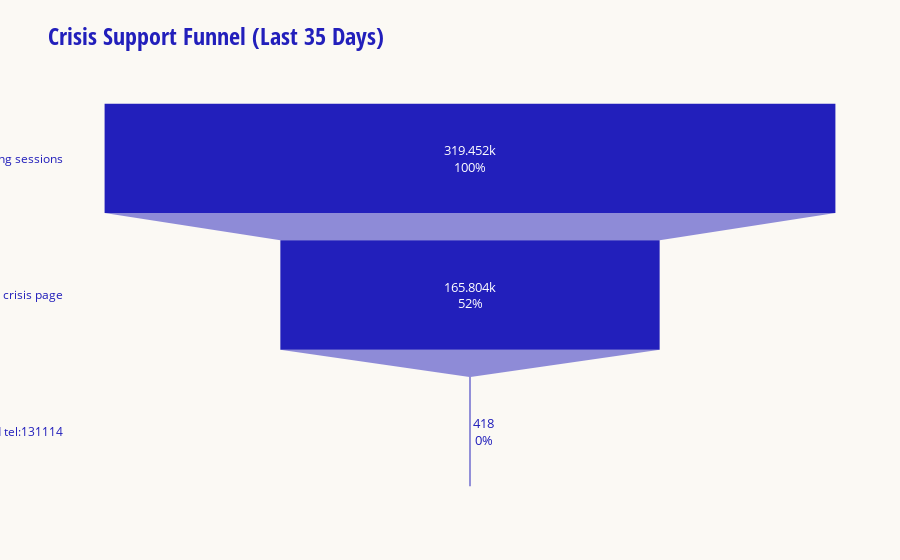

The notebook cell saved with this chart:
### Code cell
overall = pd.DataFrame(
    {
        "stage": ["Landing sessions", "Reached crisis page", "Clicked tel:131114"],
        "sessions": [
            int(df["landing_sessions"].sum()),
            int(df["crisis_sessions"].sum()),
            int(df["call_click_sessions"].sum()),
        ],
    }
)

fig = go.Figure(
    go.Funnel(
        y=overall["stage"],
        x=overall["sessions"],
        textinfo="value+percent initial",
    )
)
fig.update_layout(
    template="lifeline",
    title=f"Crisis Support Funnel (Last {DAYS_BACK} Days)",
)
lifeline_theme.add_lifeline_logo(fig)
fig.show()

### Figure 1 — Plotly figure (JSON) as saved in the notebook; plotly's stock layout.template omitted (floating-point values rounded to 4 significant figures)
{"data": [{"textinfo": "value+percent initial", "type": "funnel", "x": [319452, 165804, 418], "y": ["Landing sessions", "Reached crisis page", "Clicked tel:131114"]}], "layout": {"title": {"text": "Crisis Support Funnel (Last 35 Days)"}}}
